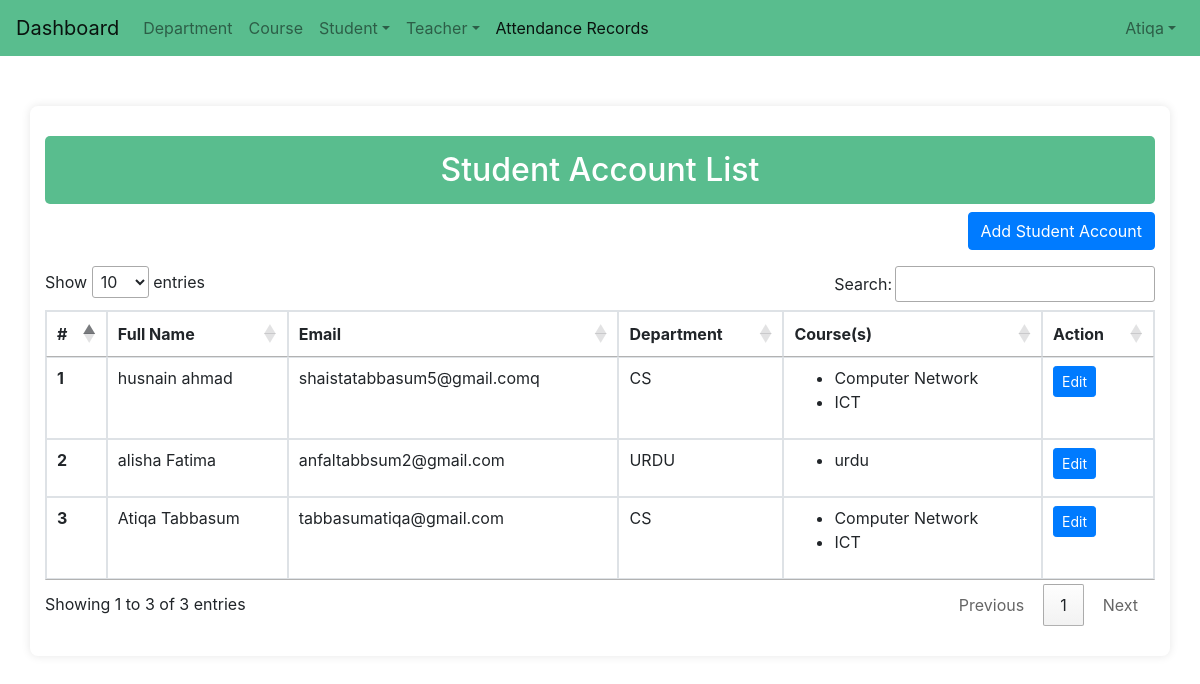
The app's page /student_list/ (signed in), older data.
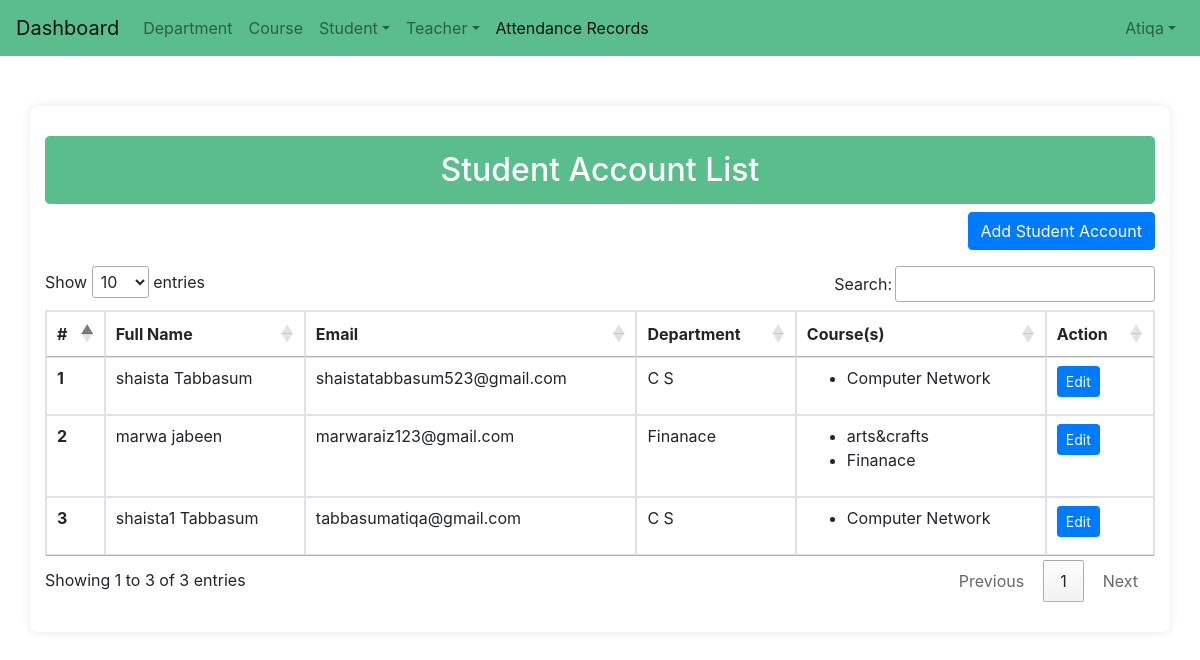
The same page, newer data.
### attandance/models.py (models this page shows, shortened)
class Student(models.Model):
    student_id = models.CharField(max_length=50)
    username = models.CharField(max_length=255)
    last_name = models.CharField(max_length=255)
    email = models.EmailField(unique=True)
    password = models.CharField(max_length=255)
    department = models.ForeignKey(Department, on_delete=models.SET_NULL, null=True)
    courses = models.ManyToManyField(Courses)
    created_at = models.DateTimeField(auto_now_add=True, null=True)
    updated_at = models.DateTimeField(auto_now=True, null=True)

class Department(models.Model):
    dep_id = models.CharField(max_length=100, null=True)
    name = models.CharField(max_length=255, )
    description = models.TextField(blank=True, null=True)
    created_on = models.DateTimeField(auto_now_add=True)
    updated_on = models.DateTimeField(auto_now=True)

class Courses(models.Model):
    course_id = models.CharField(max_length=100, null=True)
    name = models.CharField(max_length=255, )
    department = models.ForeignKey(Department, on_delete=models.CASCADE)
    created_on = models.DateTimeField(auto_now_add=True)
    updated_on = models.DateTimeField(auto_now=True)

### attandance/views.py (the view)
# urls.py: path('student_list/', views.student_list , name = 'student_list'),
@login_required(login_url='home')
def student_list(request):
    student = Student.objects.prefetch_related('courses').all()
    return render(request , 'admin/student_account/list_std_account.html', { 'student':student })

### templates/admin/student_account/list_std_account.html (shortened to what this page needs)
<!DOCTYPE html>
<html lang="en">
{% load static %}
<head>
</head>
<body>
    {% include 'navbar.html' %}
    <div class="container">
        <h2 class="text-center">Student Account List</h2>
        <div class="text-right mb-3">
            <a class="btn btn-primary" href="{% url 'add_student' %}">Add Student Account</a>
        </div>
        <div class="table-responsive">
            <table class="table table-bordered" id="coursesList">
                <thead>
                    <tr>
                        <th>#</th>
                        <th>Full Name</th>
                        <th>Email</th>
                        <th>Department</th>
                        <th>Course(s)</th>
                        <th>Action</th>
                    </tr>
                </thead>
                <tbody>
                    {% for i in student %}
                    <tr>
                        <th scope="row">{{ forloop.counter }}</th>
                        <td>{{ i.username }} {{ i.last_name }}</td>
                        <td>{{ i.email }}</td>
                        <td>{{ i.department.name }}</td>
                        <td>
                            <ul>
                                {% for course in i.courses.all %}
                                <li>{{ course.name }}</li>
                                {% endfor %}
                            </ul>
                        </td>
                        <td class="action-buttons">
                            <a class="btn btn-primary btn-sm" href="{% url 'edit_student' i.pk %}">Edit</a>
                        </td>
                    </tr>
                    {% endfor %}
                </tbody>
            </table>
        </div>
</body>
</html>

Row changes from the older to the newer data that the page shows:
removed Student: username "husnain", last_name "ahmad", email "shaistatabbasum5@gmail.comq", department.name "CS", Courses (name "Computer Network")
removed Student: username "alisha", last_name "Fatima", email "anfaltabbsum2@gmail.com", department.name "URDU"
removed Courses: name "urdu", shown under Student "alisha"
added Student: username "shaista", last_name "Tabbasum", email "shaistatabbasum523@gmail.com", department.name "C S", Courses (name "Computer Network")
changed Student: loses Courses (name "ICT")
added Student: username "marwa", last_name "jabeen", email "marwaraiz123@gmail.com", department.name "Finanace"
added Courses: name "arts&crafts", shown under Student "marwa"
added Courses: name "Finanace", shown under Student "marwa"
changed Student "tabbasumatiqa@gmail.com": loses Courses (name "ICT"); username "Atiqa" → "shaista1"; department.name "CS" → "C S"
